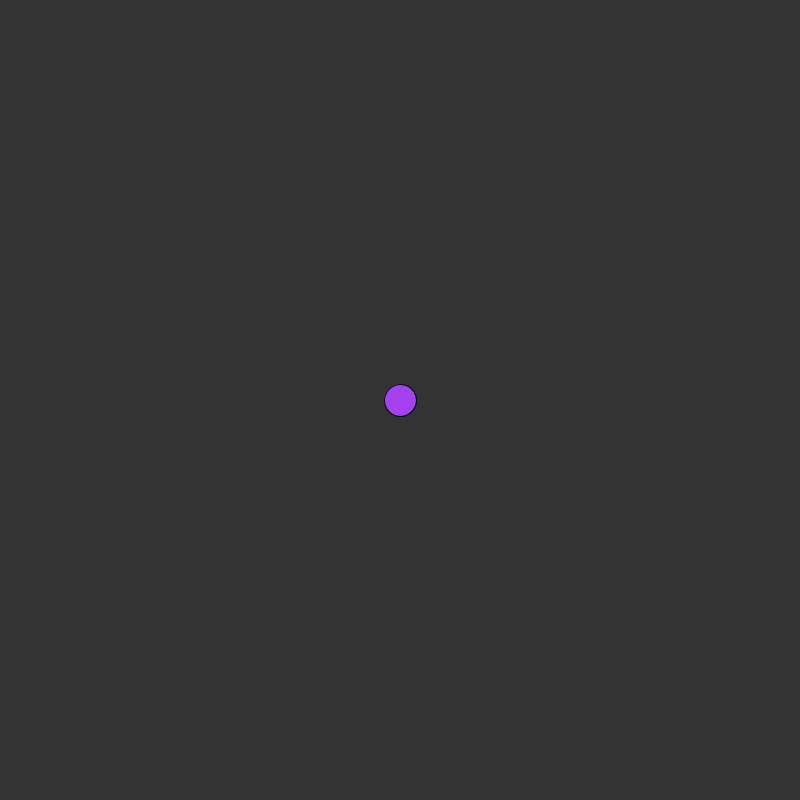
Frame 1 (no input)
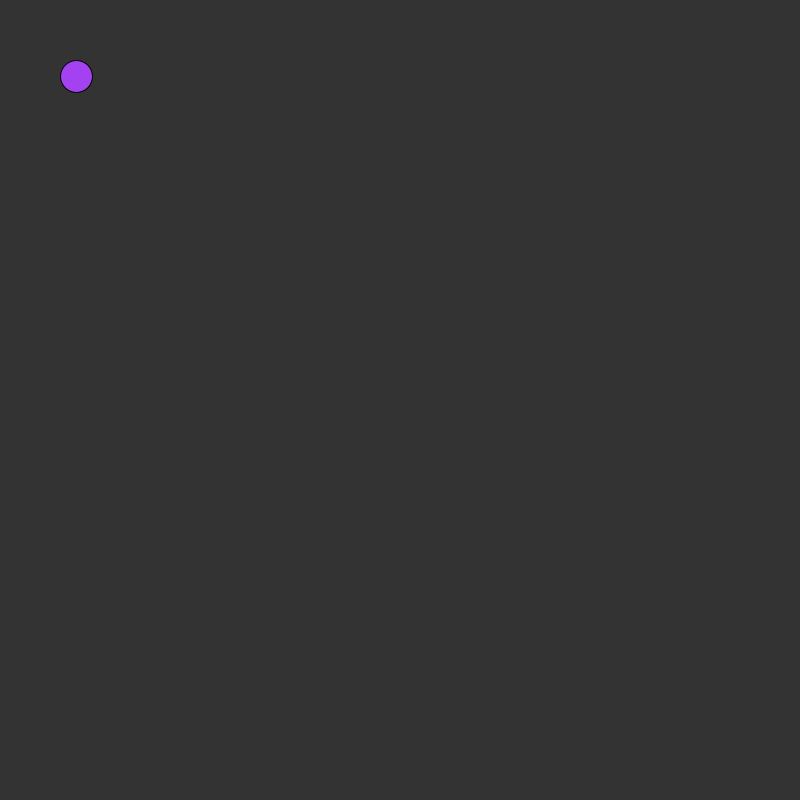
Frame 60 (the mouse pressed at the canvas centre just before this capture)
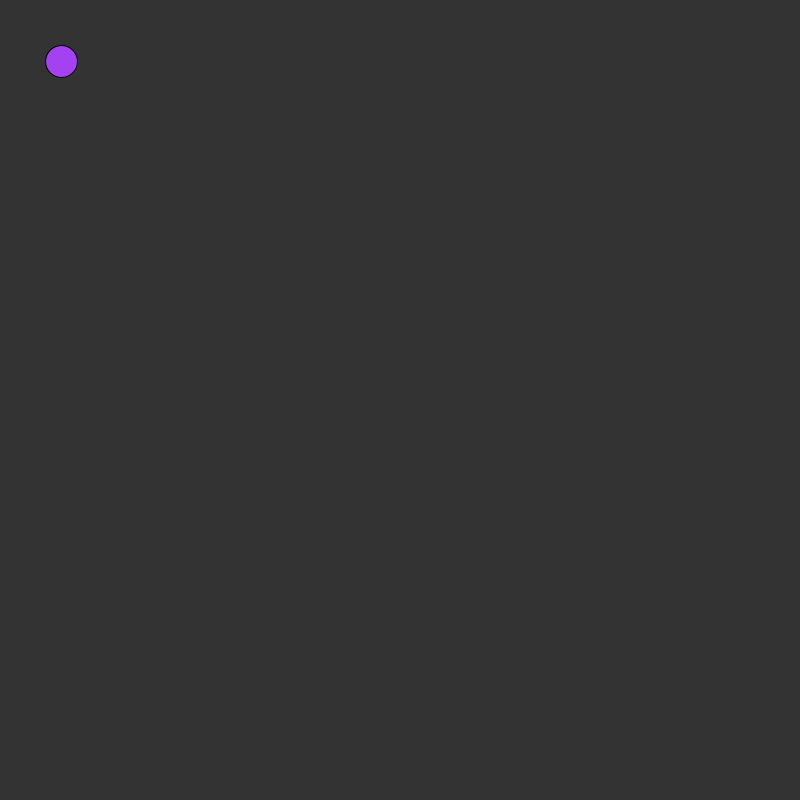
Frame 120 (the mouse held since frame 60 and released just before this capture)

The Processing sketch that drew these frames (run headless with seeded random() and noise(); from frame 60 on, the mouse is pressed at the canvas centre):

// Processing sketch: PVectors_Intro
// ── PVectors_Intro.pde
Ball b;

void setup() {
  size(800, 800);
  b = new Ball();
}

void draw() {
  background(51);
  b.displayBall();
  b.moveBall();
  //b.checkEdges();
}

// ── Ball.pde
class Ball {
  PVector loc;
  PVector vel;
  PVector acc;

  color c;
  float tx, ty;

  Ball() {
    loc = new PVector(width/2, height/2);
    vel = new PVector(0, 0);
    acc = new PVector(0.01, 0);

    tx = 0;
    ty = 0;
    c = color(random(255), random(255), random(255));
  }

  void displayBall() {
    stroke(0);
    fill(c);
    ellipse(loc.x, loc.y, 32, 32);
  }

  void moveBall() {
    //acc = PVector.random2D();

    //mouse conrolled acceleration
    //tx = mouseX;
    //ty = mouseY;

    //tx = map(tx, 0, width, -0.5, 0.5);
    //ty = map(ty, 0, height, -0.5, 0.5);
    //acc = new PVector(tx, ty);

    PVector mouse = new PVector(mouseX, mouseY);
    mouse.sub(loc);
    float mag = map(mouse.mag(), 0, 2*width, 0.5, 0.01 );
    mouse.setMag(mag);
    acc = mouse;

    //perlin noise
    //tx = tx + random(-0.01, 0.01);
    //ty = ty + random(-0.01, 0.01); 
    //float nx = noise(tx);
    //float ny = noise(ty);
    //acc = new PVector(nx, ny);

    vel.add(acc);
    loc.add(vel);

    vel.limit(10);
  }

  void checkEdges() {
    if (loc.x > width) {
      c = color(random(255), 0, random(255));
      loc.x = 0;
    }
    if (loc.x < 0) {
      c = color(random(255), 0, random(255));
      loc.x = width;
    }
    if (loc.y < 0) {
      c = color(random(255), 0, random(255));
      loc.y = height;
    }
    if (loc.y>height) {
      c = color(random(255), 0, random(255));
      loc.y = 0;
    }
  }
}
